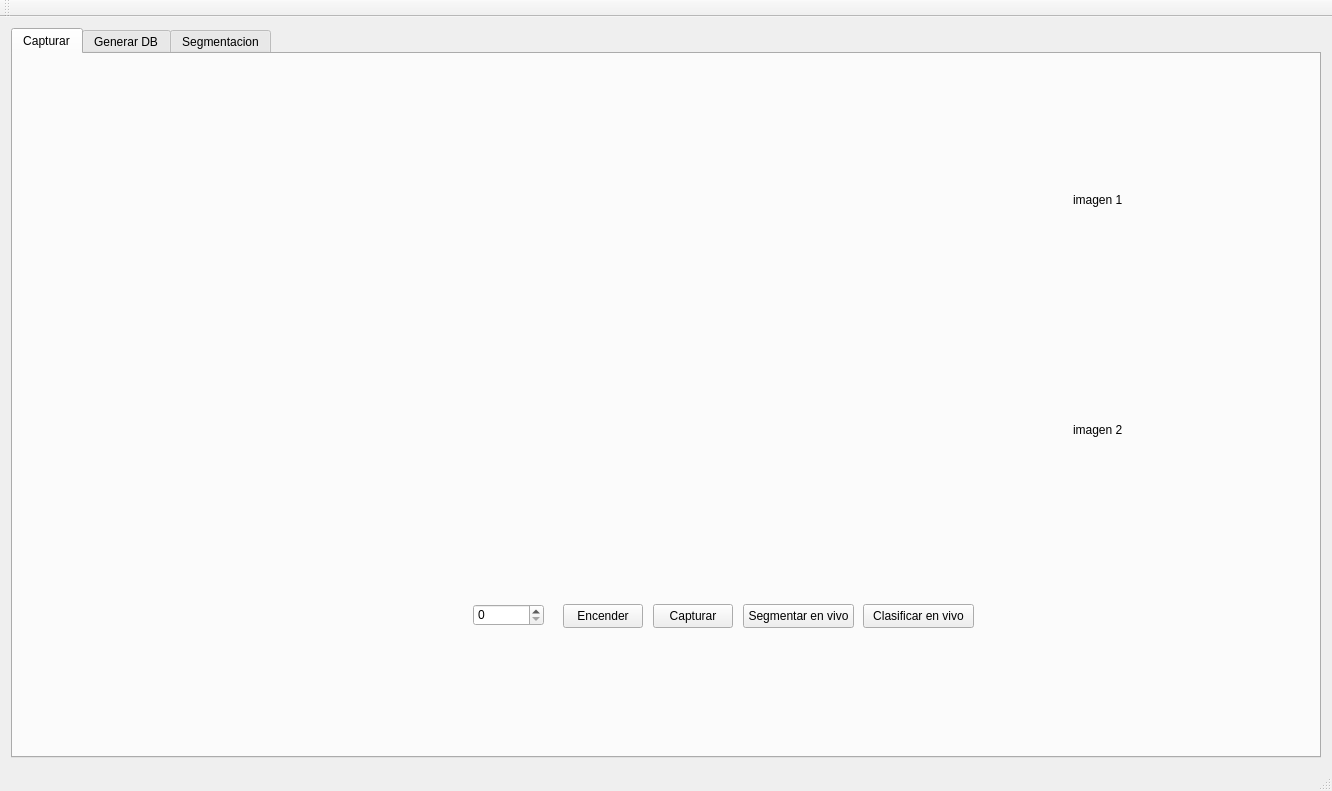
<?xml version="1.0" encoding="UTF-8"?>
<ui version="4.0">
 <class>ProyectoPSMClass</class>
 <widget class="QMainWindow" name="ProyectoPSMClass">
  <property name="geometry">
   <rect>
    <x>0</x>
    <y>0</y>
    <width>1332</width>
    <height>791</height>
   </rect>
  </property>
  <property name="windowTitle">
   <string>ProyectoPSM</string>
  </property>
  <widget class="QWidget" name="centralWidget">
   <layout class="QGridLayout" name="gridLayout">
    <item row="0" column="0">
     <widget class="QTabWidget" name="tabWidget">
      <property name="currentIndex">
       <number>0</number>
      </property>
      <widget class="QWidget" name="tab">
       <attribute name="title">
        <string>Capturar</string>
       </attribute>
       <widget class="QLabel" name="lblImagen">
        <property name="geometry">
         <rect>
          <x>0</x>
          <y>0</y>
          <width>960</width>
          <height>540</height>
         </rect>
        </property>
        <property name="text">
         <string/>
        </property>
        <property name="scaledContents">
         <bool>true</bool>
        </property>
       </widget>
       <widget class="QPushButton" name="pbtnEncender">
        <property name="geometry">
         <rect>
          <x>550</x>
          <y>550</y>
          <width>80</width>
          <height>24</height>
         </rect>
        </property>
        <property name="text">
         <string>Encender</string>
        </property>
        <property name="checkable">
         <bool>true</bool>
        </property>
       </widget>
       <widget class="QPushButton" name="pbtnCapturar">
        <property name="geometry">
         <rect>
          <x>640</x>
          <y>550</y>
          <width>80</width>
          <height>24</height>
         </rect>
        </property>
        <property name="text">
         <string>Capturar</string>
        </property>
       </widget>
       <widget class="QSpinBox" name="boxImageNumber">
        <property name="geometry">
         <rect>
          <x>460</x>
          <y>550</y>
          <width>71</width>
          <height>22</height>
         </rect>
        </property>
        <property name="maximum">
         <number>500</number>
        </property>
       </widget>
       <widget class="QPushButton" name="pbtnSegmentar">
        <property name="geometry">
         <rect>
          <x>730</x>
          <y>550</y>
          <width>111</width>
          <height>24</height>
         </rect>
        </property>
        <property name="text">
         <string>Segmentar en vivo</string>
        </property>
        <property name="checkable">
         <bool>true</bool>
        </property>
       </widget>
       <widget class="QLabel" name="lblSeg1">
        <property name="geometry">
         <rect>
          <x>1060</x>
          <y>50</y>
          <width>171</width>
          <height>191</height>
         </rect>
        </property>
        <property name="text">
         <string>imagen 1</string>
        </property>
       </widget>
       <widget class="QLabel" name="lblSeg2">
        <property name="geometry">
         <rect>
          <x>1060</x>
          <y>280</y>
          <width>171</width>
          <height>191</height>
         </rect>
        </property>
        <property name="text">
         <string>imagen 2</string>
        </property>
       </widget>
       <widget class="QPushButton" name="pbtnClasificar">
        <property name="geometry">
         <rect>
          <x>850</x>
          <y>550</y>
          <width>111</width>
          <height>24</height>
         </rect>
        </property>
        <property name="text">
         <string>Clasificar en vivo</string>
        </property>
        <property name="checkable">
         <bool>true</bool>
        </property>
       </widget>
      </widget>
      <widget class="QWidget" name="tab_2">
       <attribute name="title">
        <string>Generar DB</string>
       </attribute>
       <widget class="QLabel" name="lblImagenCapturada">
        <property name="geometry">
         <rect>
          <x>0</x>
          <y>0</y>
          <width>960</width>
          <height>540</height>
         </rect>
        </property>
        <property name="text">
         <string/>
        </property>
        <property name="scaledContents">
         <bool>true</bool>
        </property>
       </widget>
       <widget class="QPushButton" name="pbtnDescartar">
        <property name="geometry">
         <rect>
          <x>520</x>
          <y>550</y>
          <width>80</width>
          <height>24</height>
         </rect>
        </property>
        <property name="text">
         <string>Descartar</string>
        </property>
       </widget>
       <widget class="QPushButton" name="pbtnGuardar">
        <property name="geometry">
         <rect>
          <x>610</x>
          <y>550</y>
          <width>80</width>
          <height>24</height>
         </rect>
        </property>
        <property name="text">
         <string>Guardar</string>
        </property>
        <property name="checkable">
         <bool>false</bool>
        </property>
       </widget>
       <widget class="QLabel" name="txtImageName">
        <property name="geometry">
         <rect>
          <x>250</x>
          <y>550</y>
          <width>261</width>
          <height>16</height>
         </rect>
        </property>
        <property name="text">
         <string>Guardar siguiente imagen como: </string>
        </property>
       </widget>
       <widget class="QPushButton" name="pbtnClasificarOffline">
        <property name="geometry">
         <rect>
          <x>860</x>
          <y>550</y>
          <width>101</width>
          <height>24</height>
         </rect>
        </property>
        <property name="text">
         <string>Clasificar offline</string>
        </property>
        <property name="checkable">
         <bool>false</bool>
        </property>
       </widget>
       <widget class="QComboBox" name="comboSegMode">
        <property name="geometry">
         <rect>
          <x>700</x>
          <y>550</y>
          <width>151</width>
          <height>24</height>
         </rect>
        </property>
        <property name="editable">
         <bool>false</bool>
        </property>
        <item>
         <property name="text">
          <string>Segmentar esta imagen</string>
         </property>
        </item>
        <item>
         <property name="text">
          <string>Segmentar imagen local</string>
         </property>
        </item>
       </widget>
      </widget>
      <widget class="QWidget" name="tab_3">
       <attribute name="title">
        <string>Segmentacion</string>
       </attribute>
       <widget class="QPushButton" name="pbtnAbrirImag">
        <property name="geometry">
         <rect>
          <x>880</x>
          <y>550</y>
          <width>121</width>
          <height>24</height>
         </rect>
        </property>
        <property name="text">
         <string>Seleccionar imagen</string>
        </property>
       </widget>
       <widget class="QLabel" name="lblImagNoSegmentada">
        <property name="geometry">
         <rect>
          <x>30</x>
          <y>80</y>
          <width>281</width>
          <height>261</height>
         </rect>
        </property>
        <property name="text">
         <string>TextLabel</string>
        </property>
       </widget>
       <widget class="QLabel" name="lblImagSegmentada">
        <property name="geometry">
         <rect>
          <x>350</x>
          <y>80</y>
          <width>521</width>
          <height>461</height>
         </rect>
        </property>
        <property name="text">
         <string>TextLabel</string>
        </property>
       </widget>
      </widget>
     </widget>
    </item>
   </layout>
  </widget>
  <widget class="QMenuBar" name="menuBar">
   <property name="geometry">
    <rect>
     <x>0</x>
     <y>0</y>
     <width>1332</width>
     <height>21</height>
    </rect>
   </property>
  </widget>
  <widget class="QToolBar" name="mainToolBar">
   <attribute name="toolBarArea">
    <enum>TopToolBarArea</enum>
   </attribute>
   <attribute name="toolBarBreak">
    <bool>false</bool>
   </attribute>
  </widget>
  <widget class="QStatusBar" name="statusBar"/>
 </widget>
 <layoutdefault spacing="6" margin="11"/>
 <resources>
  <include location="ProyectoPSM.qrc"/>
 </resources>
 <connections/>
</ui>
